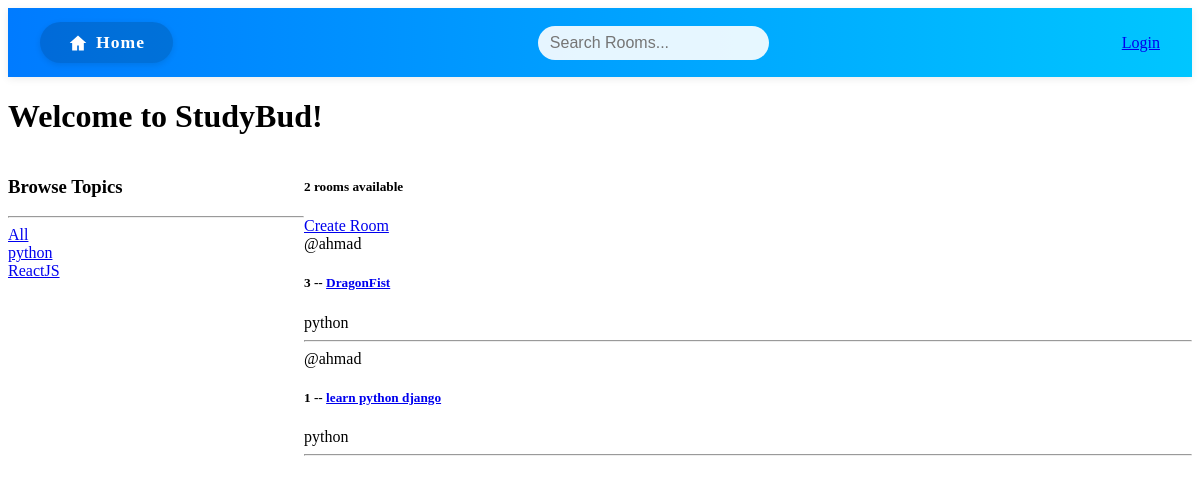
Before: /?q=python with the older database file.
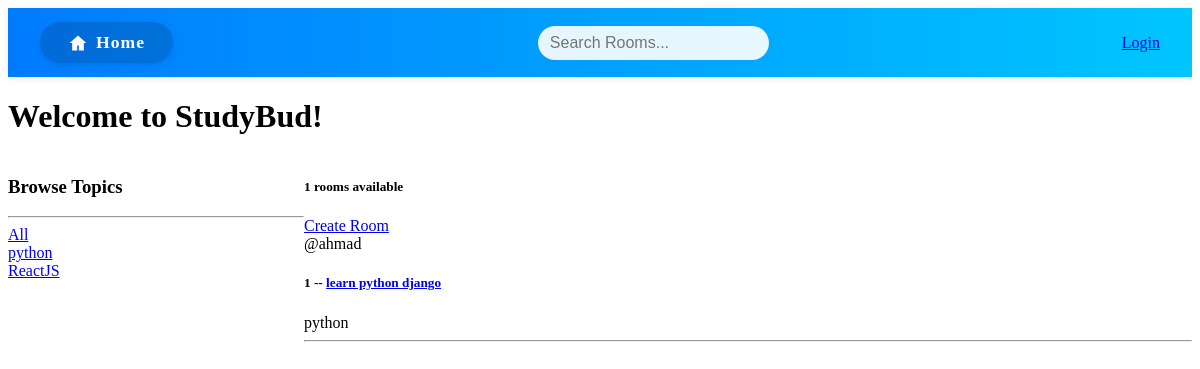
After: the same page with the newer database file.
### base/models.py (models this page shows, shortened)
class Topic(models.Model):
    name = models.CharField(max_length=200)

class Room(models.Model):
    host = models.ForeignKey(User ,on_delete= models.SET_NULL , null=True)
    topic = models.ForeignKey(Topic ,on_delete= models.SET_NULL , null=True)
    name = models.CharField(max_length = 200)
    descreption = models.TextField(null = True , blank= True)
    updated = models.DateTimeField(auto_now = True)
    created = models.DateTimeField(auto_now_add = True)
    class Meta:
        ordering = ["-updated" , "-created"]

### base/views.py (the view)
# urls.py: path('', views.home, name='home'),
def home(request):
    q = request.GET.get('q') if request.GET.get('q') != None else ''
    rooms = Room.objects.filter(
            Q(topic__name__icontains = q) |
            Q(name__contains = q) |
            Q(descreption__contains = q)
            )
    topics = Topic.objects.all()
    rooms_count = rooms.count()
    context = {"rooms" : rooms , "topics" : topics , "rooms_count" : rooms_count}
    return render(request , "base/home.html" , context)

### base/templates/base/home.html (shortened to what this page needs)
<!DOCTYPE html>
<html lang="en">
<head>
</head>
<body>
{% extends 'main.html' %}
{% block content %}
    <h1>Welcome to StudyBud!</h1>
<div class="home-container">
    <div>
        <h3>Browse Topics</h3>
        <hr>
        <div>
            <a href="{% url 'home' %}">All</a>
        </div>
        {% for topic in topics %}
            <div>
                <a href="{% url 'home' %}?q={{topic.name}}">{{topic.name}}</a>
            </div>
        {% endfor %}
    </div>
    <div>
        <h5>{{rooms_count}} rooms available</h5>
        <a href="{% url 'create-room'%}">Create Room</a>
        <div>
            {% for room in rooms %}
                <div>
                    <span>@{{room.host.username}}</span>
                    <h5>{{room.id}} -- <a href="{% url 'room' room.id %}">{{room.name}}</a></h5>
                    <span>{{room.topic.name}}</span>
                <hr>
                </div>
            {% endfor %}
        </div>
    </div>
    {% endblock %}

Changed rows visible on the page:
removed Room: host.username "ahmad", id "3", name "DragonFist", topic.name "python"
Other visible differences:
{{ rooms_count }}: "2" → "1"
